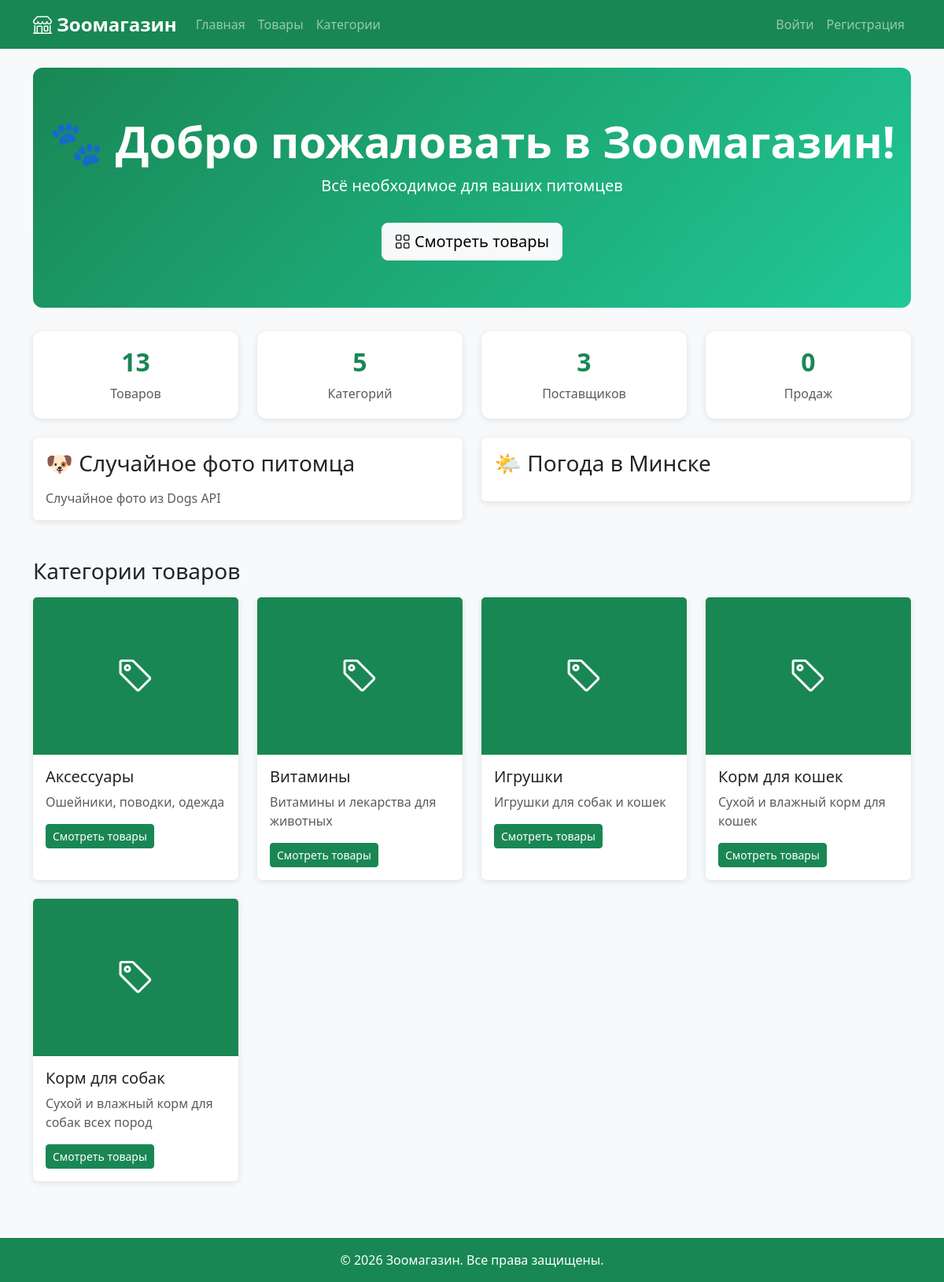
The page / on the database its author committed.
### store/models.py (models this page shows, shortened)
class Category(models.Model):
    name = models.CharField(max_length=100, verbose_name='Название')
    description = models.TextField(blank=True, verbose_name='Описание')
    image = models.ImageField(upload_to='categories/', blank=True, null=True, verbose_name='Изображение')
    image_url = models.URLField(blank=True, null=True, verbose_name='URL изображения')
    class Meta:
        verbose_name = 'Категория'
        verbose_name_plural = 'Категории'
        ordering = ['name']
    def get_image(self):
        if self.image:
            return self.image.url
        elif self.image_url:
            return self.image_url
        return None

### store/views.py (the view)
# urls.py: path('', views.home, name='home'),
def home(request):
    categories = Category.objects.all()
    context = {
        'categories': categories,
        'total_products': Product.objects.count(),
        'total_categories': Category.objects.count(),
        'total_suppliers': Supplier.objects.count(),
        'total_sales': Sale.objects.count(),
        'dog_image': get_dog_image(),
        'weather': get_weather(),
    }
    return render(request, 'store/home.html', context)

### store/views.py (called while the page is built)
def get_dog_image():
    try:
        response = requests.get('https://dog.ceo/api/breeds/image/random', timeout=5)
        data = response.json()
        return data.get('message', '')
    except Exception as e:
        logger.error(f'Dogs API error: {e}')
        return ''

def get_weather(city='Minsk'):
    try:
        api_key = 'bd5e378503939ddaee76f12ad7a97608'
        url = f'https://api.openweathermap.org/data/2.5/weather?q={city}&units=metric&lang=ru&appid={api_key}'
        response = requests.get(url, timeout=5)
        data = response.json()
        if data.get('cod') == 200:
            return {
                'city': data['name'],
                'temp': round(data['main']['temp']),
                'description': data['weather'][0]['description'],
                'humidity': data['main']['humidity'],
            }
    except Exception as e:
        logger.error(f'Weather API error: {e}')
    return None

### templates/store/home.html (shortened to what this page needs)
{% extends 'base.html' %}
{% block content %}
<div class="hero-section text-center">
    <h1 class="display-4 fw-bold">🐾 Добро пожаловать в Зоомагазин!</h1>
    <p class="lead">Всё необходимое для ваших питомцев</p>
    <a href="/products/" class="btn btn-light btn-lg mt-3">
        <i class="bi bi-grid"></i> Смотреть товары
    </a>
</div>
<div class="row mb-4">
    <div class="col-md-3">
        <div class="stats-card">
            <h2>{{ total_products }}</h2>
            <p class="text-muted mb-0">Товаров</p>
        </div>
    </div>
    <div class="col-md-3">
        <div class="stats-card">
            <h2>{{ total_categories }}</h2>
            <p class="text-muted mb-0">Категорий</p>
        </div>
    </div>
    <div class="col-md-3">
        <div class="stats-card">
            <h2>{{ total_suppliers }}</h2>
            <p class="text-muted mb-0">Поставщиков</p>
        </div>
    </div>
    <div class="col-md-3">
        <div class="stats-card">
            <h2>{{ total_sales }}</h2>
            <p class="text-muted mb-0">Продаж</p>
        </div>
    </div>
</div>
<div class="row mb-4">
    <div class="col-md-6">
        <div class="card mb-4">
            <div class="card-body">
                <h3 class="mb-3">🐶 Случайное фото питомца</h3>
                <p class="card-text text-muted mt-2">Случайное фото из Dogs API</p>
            </div>
        </div>
    </div>
    <div class="col-md-6">
        <div class="card mb-4">
            <div class="card-body">
                <h3 class="mb-3">🌤️ Погода в Минске</h3>
            </div>
        </div>
    </div>
</div>
<h3 class="mb-3">Категории товаров</h3>
<div class="row">
    {% for category in categories %}
    <div class="col-md-3 mb-4">
        <div class="card h-100">
            {% if category.get_image %}
                <img src="{{ category.get_image }}" class="card-img-top" alt="{{ category.name }}">
            {% else %}
                <div class="card-img-top bg-success d-flex align-items-center justify-content-center" style="height:200px">
                    <i class="bi bi-tag text-white" style="font-size:3rem"></i>
                </div>
            {% endif %}
            <div class="card-body">
                <h5 class="card-title">{{ category.name }}</h5>
                <p class="card-text text-muted">{{ category.description|truncatewords:10 }}</p>
                <a href="/products/?category={{ category.pk }}" class="btn btn-success btn-sm">
                    Смотреть товары
                </a>
            </div>
        </div>
    </div>
    {% empty %}
        <p class="text-muted">Категории пока не добавлены.</p>
    {% endfor %}
</div>
{% endblock %}

### static/css/style.css (style rules this page uses)
body { background-color: #f8f9fa; }
.card { transition: transform 0.2s; border: none; box-shadow: 0 2px 8px rgba(0,0,0,0.1); }
.card-img-top { height: 200px; object-fit: cover; }
.hero-section { background: linear-gradient(135deg, #198754, #20c997); color: white; padding: 60px 0; border-radius: 12px; margin-bottom: 30px; }
.stats-card { background: white; border-radius: 12px; padding: 20px; text-align: center; box-shadow: 0 2px 8px rgba(0,0,0,0.1); }
.stats-card h2 { color: #198754; font-size: 2rem; font-weight: bold; }

### rows shown on the page
Category: name "Аксессуары", description "Ошейники, поводки, одежда"
Category: name "Витамины", description "Витамины и лекарства для животных"
Category: name "Игрушки", description "Игрушки для собак и кошек"
Category: name "Корм для кошек", description "Сухой и влажный корм для кошек"
Category: name "Корм для собак", description "Сухой и влажный корм для собак всех пород"

### other values the page prints
{{ total_products }} "13"
{{ total_categories }} "5"
{{ total_suppliers }} "3"
{{ total_sales }} "0"
